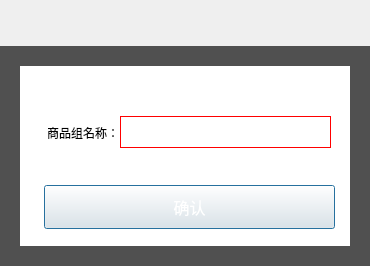
<?xml version="1.0" encoding="UTF-8"?>
<ui version="4.0">
 <class>BCSAddGoodsGroupDlg</class>
 <widget class="QDialog" name="BCSAddGoodsGroupDlg">
  <property name="geometry">
   <rect>
    <x>0</x>
    <y>0</y>
    <width>370</width>
    <height>266</height>
   </rect>
  </property>
  <property name="windowTitle">
   <string>Dialog</string>
  </property>
  <layout class="QVBoxLayout" name="verticalLayout">
   <property name="spacing">
    <number>0</number>
   </property>
   <property name="leftMargin">
    <number>0</number>
   </property>
   <property name="topMargin">
    <number>0</number>
   </property>
   <property name="rightMargin">
    <number>0</number>
   </property>
   <property name="bottomMargin">
    <number>0</number>
   </property>
   <item>
    <widget class="TitleBarWidget" name="titleWidget" native="true">
     <property name="minimumSize">
      <size>
       <width>0</width>
       <height>46</height>
      </size>
     </property>
     <property name="maximumSize">
      <size>
       <width>16777215</width>
       <height>46</height>
      </size>
     </property>
    </widget>
   </item>
   <item>
    <widget class="QWidget" name="skinWidget" native="true">
     <property name="styleSheet">
      <string notr="true">QWidget#skinWidget{
background-color: #505050;
}</string>
     </property>
     <layout class="QVBoxLayout" name="verticalLayout_2">
      <property name="spacing">
       <number>0</number>
      </property>
      <property name="leftMargin">
       <number>20</number>
      </property>
      <property name="topMargin">
       <number>20</number>
      </property>
      <property name="rightMargin">
       <number>20</number>
      </property>
      <property name="bottomMargin">
       <number>20</number>
      </property>
      <item>
       <widget class="QWidget" name="mainWidget" native="true">
        <property name="minimumSize">
         <size>
          <width>0</width>
          <height>0</height>
         </size>
        </property>
        <property name="maximumSize">
         <size>
          <width>16777215</width>
          <height>16777215</height>
         </size>
        </property>
        <property name="styleSheet">
         <string notr="true">QWidget#mainWidget{
	background-color:#ffffff;
}</string>
        </property>
        <widget class="QLabel" name="label">
         <property name="geometry">
          <rect>
           <x>28</x>
           <y>52</y>
           <width>71</width>
           <height>30</height>
          </rect>
         </property>
         <property name="text">
          <string>商品组名称：</string>
         </property>
         <property name="alignment">
          <set>Qt::AlignRight|Qt::AlignTrailing|Qt::AlignVCenter</set>
         </property>
        </widget>
        <widget class="QPushButton" name="confirmButton">
         <property name="geometry">
          <rect>
           <x>24</x>
           <y>119</y>
           <width>291</width>
           <height>44</height>
          </rect>
         </property>
         <property name="styleSheet">
          <string notr="true">QPushButton{
color:#ffffff;
font-size:16px;
border-image: url(:/loginImage/commonButton.png);
}

QPushButton:pressed{
border-image: url(:/loginImage/commonButtonPressed.png);
}</string>
         </property>
         <property name="text">
          <string>确认</string>
         </property>
        </widget>
        <widget class="QLabel" name="hintLabel">
         <property name="geometry">
          <rect>
           <x>30</x>
           <y>90</y>
           <width>271</width>
           <height>20</height>
          </rect>
         </property>
         <property name="text">
          <string/>
         </property>
        </widget>
        <widget class="SearchEdit" name="nameWidget" native="true">
         <property name="geometry">
          <rect>
           <x>100</x>
           <y>50</y>
           <width>211</width>
           <height>32</height>
          </rect>
         </property>
         <property name="styleSheet">
          <string notr="true">border:1px solid red;</string>
         </property>
        </widget>
       </widget>
      </item>
     </layout>
    </widget>
   </item>
  </layout>
 </widget>
 <customwidgets>
  <customwidget>
   <class>SearchEdit</class>
   <extends>QWidget</extends>
   <header>SearchEdit.h</header>
   <container>1</container>
  </customwidget>
  <customwidget>
   <class>TitleBarWidget</class>
   <extends>QWidget</extends>
   <header>TitleBarWidget.h</header>
   <container>1</container>
  </customwidget>
 </customwidgets>
 <resources/>
 <connections/>
</ui>
